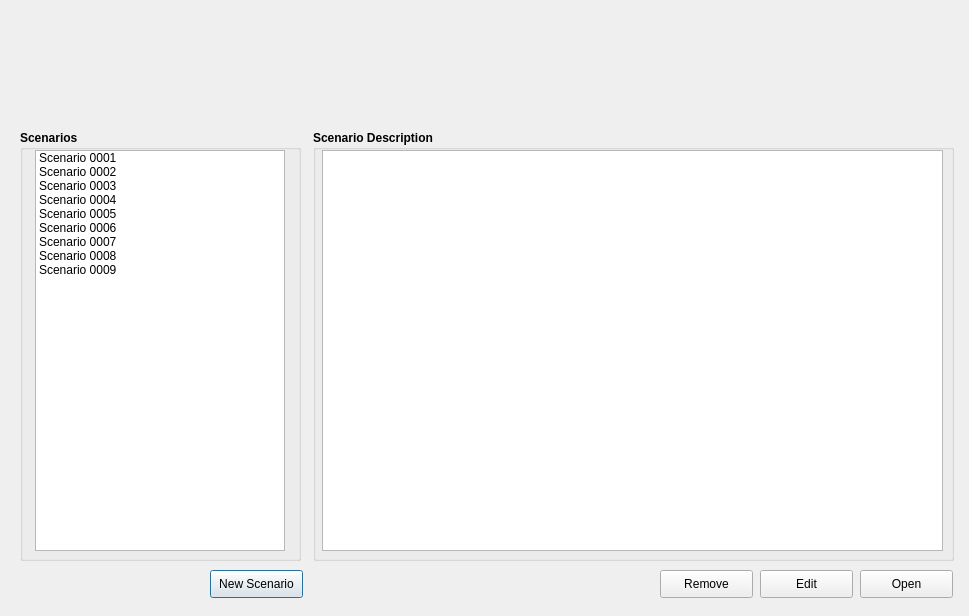
<?xml version="1.0" encoding="UTF-8"?>
<ui version="4.0">
 <class>WelcomeScreen</class>
 <widget class="QDialog" name="WelcomeScreen">
  <property name="geometry">
   <rect>
    <x>0</x>
    <y>0</y>
    <width>969</width>
    <height>616</height>
   </rect>
  </property>
  <property name="windowTitle">
   <string>Dialog</string>
  </property>
  <widget class="QGroupBox" name="groupBox">
   <property name="geometry">
    <rect>
     <x>20</x>
     <y>130</y>
     <width>281</width>
     <height>431</height>
    </rect>
   </property>
   <property name="font">
    <font>
     <weight>75</weight>
     <bold>true</bold>
    </font>
   </property>
   <property name="title">
    <string>Scenarios</string>
   </property>
   <widget class="QListWidget" name="lstScenarios">
    <property name="geometry">
     <rect>
      <x>15</x>
      <y>20</y>
      <width>250</width>
      <height>401</height>
     </rect>
    </property>
    <property name="font">
     <font>
      <weight>50</weight>
      <bold>false</bold>
     </font>
    </property>
    <item>
     <property name="text">
      <string>Scenario 0001</string>
     </property>
    </item>
    <item>
     <property name="text">
      <string>Scenario 0002</string>
     </property>
    </item>
    <item>
     <property name="text">
      <string>Scenario 0003</string>
     </property>
    </item>
    <item>
     <property name="text">
      <string>Scenario 0004</string>
     </property>
    </item>
    <item>
     <property name="text">
      <string>Scenario 0005</string>
     </property>
    </item>
    <item>
     <property name="text">
      <string>Scenario 0006</string>
     </property>
    </item>
    <item>
     <property name="text">
      <string>Scenario 0007</string>
     </property>
    </item>
    <item>
     <property name="text">
      <string>Scenario 0008</string>
     </property>
    </item>
    <item>
     <property name="text">
      <string>Scenario 0009</string>
     </property>
    </item>
   </widget>
  </widget>
  <widget class="QPushButton" name="btnNew">
   <property name="geometry">
    <rect>
     <x>210</x>
     <y>570</y>
     <width>93</width>
     <height>28</height>
    </rect>
   </property>
   <property name="text">
    <string>New Scenario</string>
   </property>
  </widget>
  <widget class="QGroupBox" name="groupBox_2">
   <property name="geometry">
    <rect>
     <x>313</x>
     <y>130</y>
     <width>641</width>
     <height>431</height>
    </rect>
   </property>
   <property name="font">
    <font>
     <weight>75</weight>
     <bold>true</bold>
    </font>
   </property>
   <property name="title">
    <string>Scenario Description</string>
   </property>
   <widget class="QTextBrowser" name="txtDesc">
    <property name="geometry">
     <rect>
      <x>9</x>
      <y>20</y>
      <width>621</width>
      <height>401</height>
     </rect>
    </property>
    <property name="font">
     <font>
      <weight>50</weight>
      <bold>false</bold>
     </font>
    </property>
   </widget>
  </widget>
  <widget class="QPushButton" name="btnOpen">
   <property name="geometry">
    <rect>
     <x>860</x>
     <y>570</y>
     <width>93</width>
     <height>28</height>
    </rect>
   </property>
   <property name="text">
    <string>Open</string>
   </property>
  </widget>
  <widget class="QLabel" name="label">
   <property name="geometry">
    <rect>
     <x>420</x>
     <y>10</y>
     <width>131</width>
     <height>111</height>
    </rect>
   </property>
   <property name="autoFillBackground">
    <bool>false</bool>
   </property>
   <property name="text">
    <string/>
   </property>
   <property name="pixmap">
    <pixmap>../../../../../../Downloads/hacker-hack-crime-cyber_2-512.png</pixmap>
   </property>
   <property name="scaledContents">
    <bool>true</bool>
   </property>
  </widget>
  <widget class="QPushButton" name="btnEdit">
   <property name="geometry">
    <rect>
     <x>760</x>
     <y>570</y>
     <width>93</width>
     <height>28</height>
    </rect>
   </property>
   <property name="text">
    <string>Edit</string>
   </property>
  </widget>
  <widget class="QPushButton" name="btnRemove">
   <property name="geometry">
    <rect>
     <x>660</x>
     <y>570</y>
     <width>93</width>
     <height>28</height>
    </rect>
   </property>
   <property name="text">
    <string>Remove</string>
   </property>
  </widget>
 </widget>
 <resources/>
 <connections/>
</ui>
